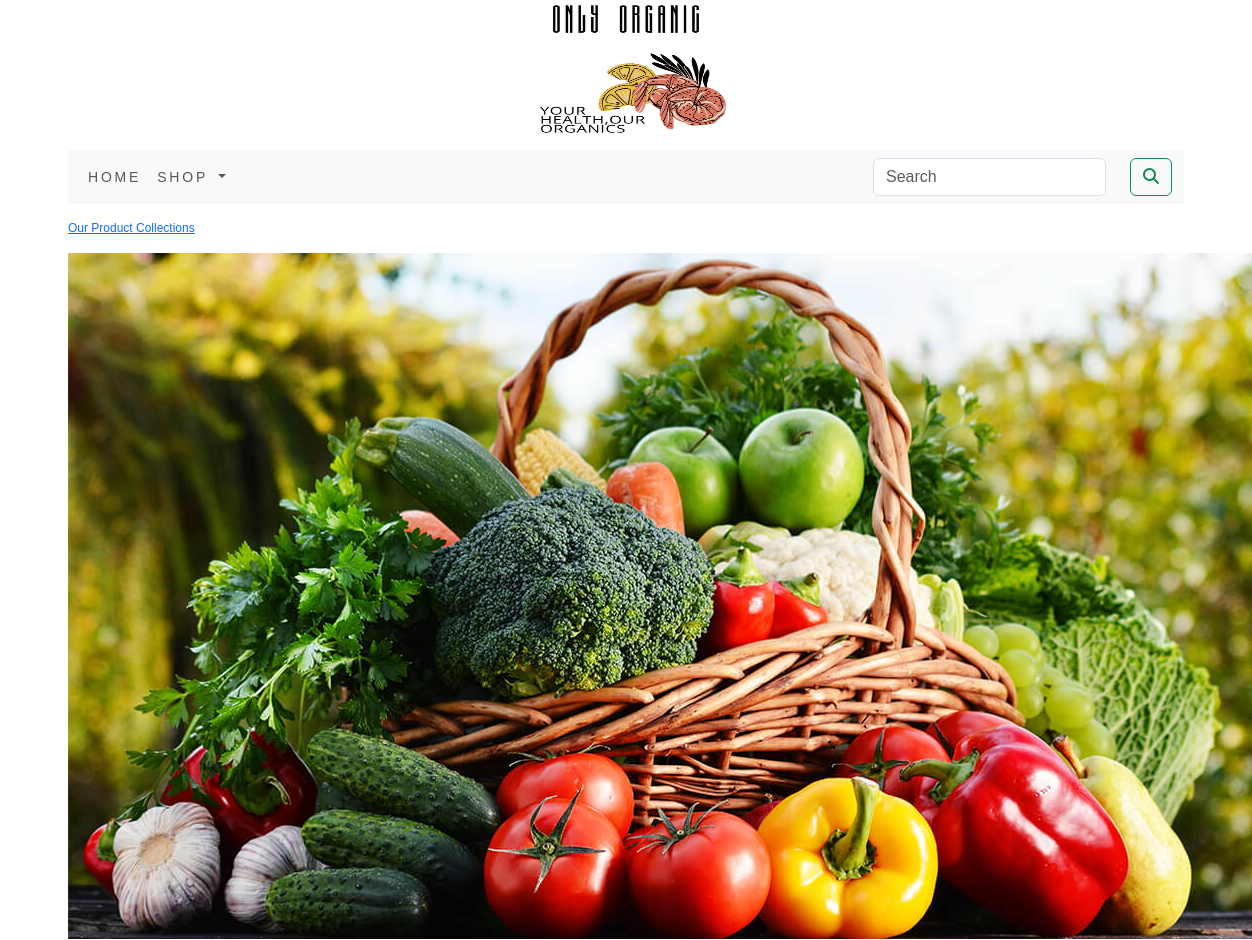
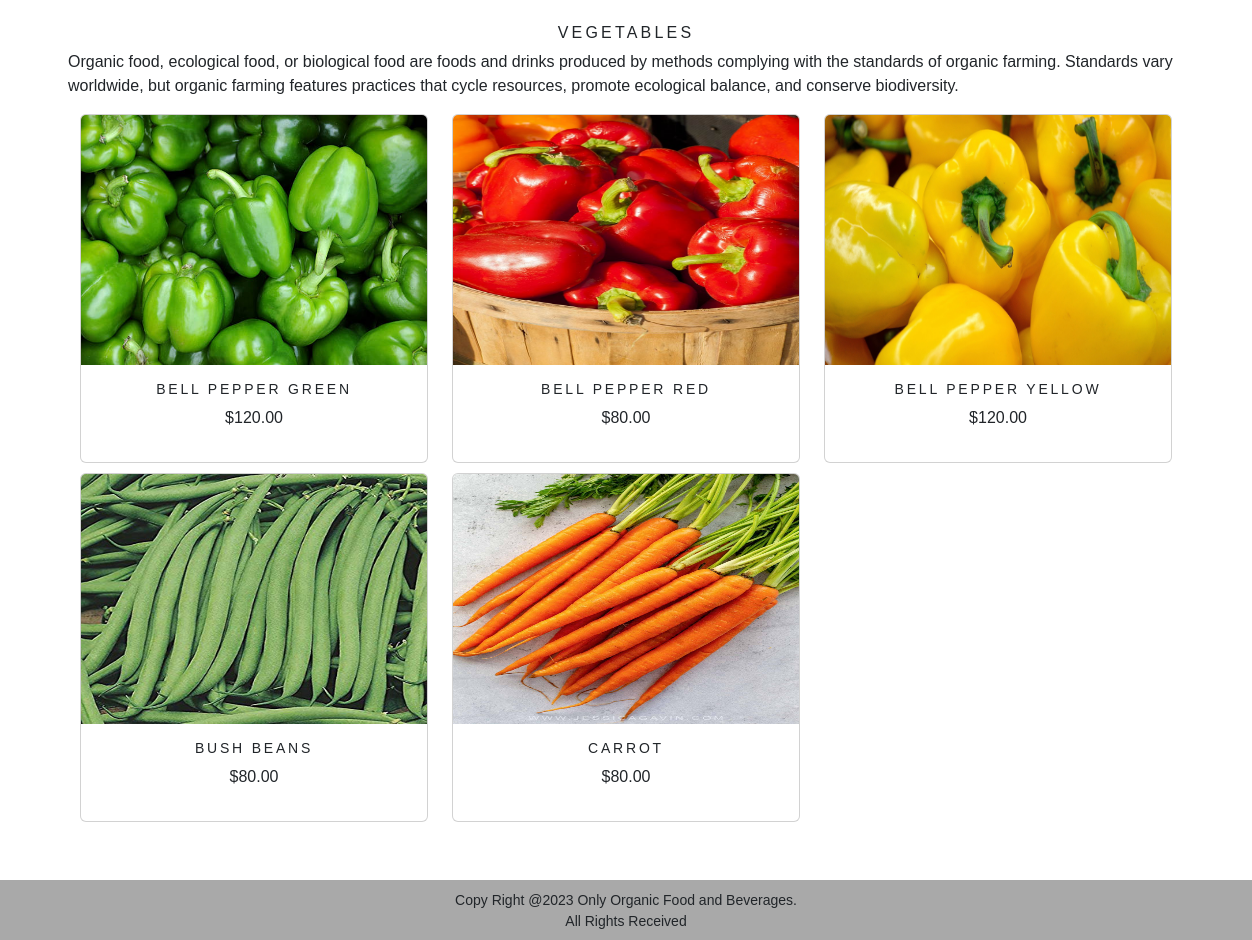
The page /shop/vegetables/ on the database its author committed (2 pictures, top to bottom).
### shop/models.py (models this page shows, shortened)
class Category(models.Model):
    name = models.CharField(max_length=250,unique=True)
    slug = models.SlugField(max_length=250,unique=True)
    description = models.TextField(blank=True)
    image = models.ImageField(upload_to='category',blank=True)
    class Meta:
        ordering = ('name',)
        verbose_name = 'category'
        verbose_name_plural = 'categories'
    def get_url(self):
        return reverse('shop:products_by_category', args=[self.slug])

class Product(models.Model):
    name = models.CharField(max_length=250,unique=True)
    slug = models.SlugField(max_length=250,unique=True)
    description = models.TextField(blank=True)
    price = models.DecimalField(max_digits=10,decimal_places=2)
    category = models.ForeignKey(Category,on_delete=models.CASCADE)
    image = models.ImageField(upload_to='product',blank=True)
    stock = models.IntegerField()
    available = models.BooleanField(default=True)
    created = models.DateTimeField(auto_now_add=True)
    updated = models.DateTimeField(auto_now=True)
    def get_url(self):
        return reverse('shop:prodCatDetail',args=[self.category.slug,self.slug])
    class Meta:
        ordering = ('name',)
        verbose_name = 'product'
        verbose_name_plural = 'products'

### shop/views.py (the view)
# urls.py: path('',views.allProdCat,name='allProdCat'),
def allProdCat(request,c_slug=None):
    c_page = None
    products_list = None
    if c_slug!= None:
        c_page = get_object_or_404(Category, slug=c_slug)
        products_list = Product.objects.all().filter(category=c_page, available=True)
    else:
        products_list = Product.objects.all().filter(available=True)
    paginator = Paginator(products_list, 6)
    try:
        page = int(request.GET.get('page', '1'))
    except:
        page = 1
    try:
        products = paginator.page(page)
    except (EmptyPage, InvalidPage):
        products = paginator.page(paginator.num_pages)
    return render(request, "category.html", {'category': c_page, 'products' : products})

### cart/context_processors.py (called while the page is built)
def counter(request):
    item_count = 0
    if 'admin' in request.path:
        return {}
    else:
        try:
            cart = Cart.objects.filter(cart_id =_cart_id(request))
            cart_items = CartItem.objects.all().filter(cart=cart[:1])
            for cart_item in cart_items:
                item_count += cart_item.quantity
        except Cart.DoesNotExist:
            item_count=0
    return dict(item_count=item_count)

### cart/views.py (called while the page is built)
def _cart_id(request):
    cart = request.session.session_key
    if not cart:
        cart = request.session.create()
    return cart

### shop/context_processors.py (called while the page is built)
def menu_links(request):
    links = Category.objects.all()
    return dict(links=links)

### templates/category.html (shortened to what this page needs)
{% extends 'base.html' %}
{% load static %}
{% block content %}
{% if category %}
  <div>
    <div class="row my_row_class">
      <div class="mx_auto">
      <p><a href="{% url 'shop:allProdCat' %}">Our Product Collections</a></p>
      </div>
    </div>
  </div>
  {% endif %}
<div class="mx_auto">
  {% if category %}
    <img class="my_image" src="{{category.image.url}}" alt="{{category.name}}">
</div>
  <br>
<div>
      <h1 class="text-center my_title">{{category.name}}</h1>
      <p class="text-justify">{{category.description}}</p>
</div>
  {% endif %}
  <div class="container">
    <div class="row mx_auto">
      {% for product in products.object_list %}
      <div class="my_bottom_margin col-9 col-sm-12 col-md-4 col-lg-4">
        <div class="card text-center" style="min-width:18rem;">
          <a href="{{product.get_url}}" ><img class="card-img-top my_image" src="{{product.image.url}}" alt="{{product.name}}" style="width:346px;height:250px;"></a>
          <div class="card-body">
            <h4>{{product.name}}</h4>
            <p>${{product.price}}</p>
          </div>
        </div>
      </div>
      {% endfor %}
    </div>
    <br>
  </div>
{% endblock %}

### static/css/custom.css (style rules this page uses)
body { font-family: 'Arimo', sans-serif; }
.my_row_class { padding-top:15px; }
.my_row_class .mx_auto { color:#000; font-size: 12px; }
.my_title { font-size:16px; text-transform:uppercase; letter-spacing:.2em; }
.my_bottom_margin { margin-bottom:10px; }
.card-body h4 { font-size: 14px; text-transform:uppercase; letter-spacing: .2em; }

### rows shown on the page
Category: image (picture), name "VEGETABLES", description "Organic food, ecological food, or biological food are foods and drinks produced by methods complying with the standards of organic farming. Standards vary worldwide, but organic farming features practices that cycle resources, promote ecological balance, and conserve biodiversity."
Product: image (picture), name "BELL PEPPER GREEN", price "120.00"
Product: image (picture), name "BELL PEPPER RED", price "80.00"
Product: image (picture), name "BELL PEPPER YELLOW", price "120.00"
Product: image (picture), name "BUSH BEANS", price "80.00"
Product: image (picture), name "CARROT", price "80.00"
